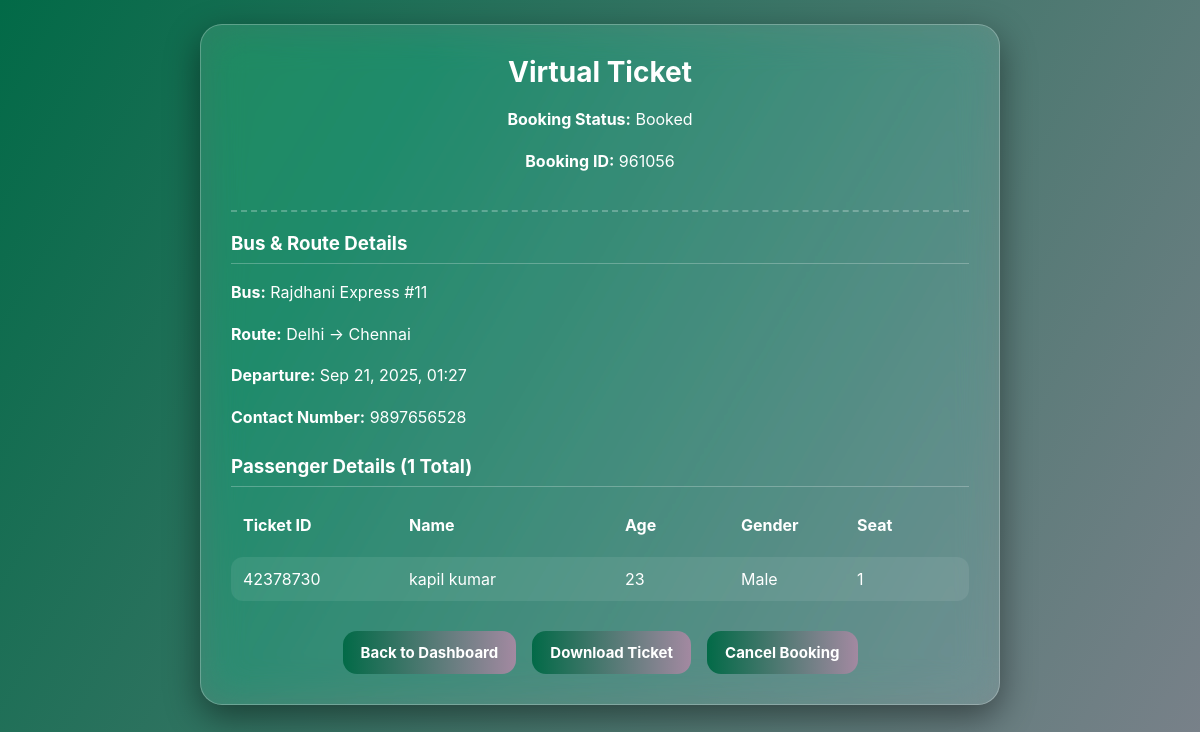
Page /booking/8/ (signed in) on the committed database.
### reservation/models.py (models this page shows, shortened)
class Booking(models.Model):
    ticket_id = models.CharField(max_length=6, unique=True, blank=True, editable=False)
    journey_date = models.DateField(null=True, blank=True)
    user = models.ForeignKey(CustomUser, on_delete=models.CASCADE, related_name='bookings')
    bus = models.ForeignKey(Bus, on_delete=models.CASCADE, related_name='bookings')
    phone_number = models.CharField(max_length=15)
    num_passengers = models.PositiveIntegerField()
    total_cost = models.DecimalField(max_digits=10, decimal_places=2)
    booking_time = models.DateTimeField(auto_now_add=True)
    status = models.CharField(max_length=20, choices=[('Booked', 'Booked'), ('Cancelled', 'Cancelled'), ('Pending', 'Pending')], default='Pending')

class Bus(models.Model):
    name = models.CharField(max_length=100)
    source = models.CharField(max_length=100)
    destination = models.CharField(max_length=100)
    departure_time = models.DateTimeField()
    total_seats = models.PositiveIntegerField()
    available_seats = models.PositiveIntegerField()
    ticket_price = models.DecimalField(max_digits=10, decimal_places=2)

class Passenger(models.Model):
    seat_number = models.CharField(max_length=10, null=True, blank=True)
    ticket_id = models.CharField(max_length=8, unique=True, blank=True, editable=False)
    booking = models.ForeignKey(Booking, on_delete=models.CASCADE, related_name='passengers')
    name = models.CharField(max_length=100)
    age = models.PositiveIntegerField()
    GENDER_CHOICES = [('Male', 'Male'), ('Female', 'Female'), ('Other', 'Other')]
    gender = models.CharField(max_length=10, choices=GENDER_CHOICES)

### reservation/views.py (the view)
# urls.py: path('booking/<int:booking_id>/', views.booking_detail_view, name='booking_detail'),
@login_required
def booking_detail_view(request, booking_id):
    booking = get_object_or_404(Booking, id=booking_id, user=request.user)
    passengers = booking.passengers.all()
    return render(request, 'booking_detail.html', {'booking': booking, 'passengers': passengers})

### reservation/templates/booking_detail.html (shortened to what this page needs)
{% extends "base.html" %}
{% block content %}
<div class="grid-center">
    <div class="card ticket-card">
        <div class="ticket-header">
            <h1>Virtual Ticket</h1>
            <p><strong>Booking Status:</strong> <span class="pill">{{ booking.status }}</span></p>
            <p><strong>Booking ID:</strong> {{ booking.ticket_id }}</p>
        </div>
        <div class="ticket-body">
            <h3>Bus & Route Details</h3>
            <p><strong>Bus:</strong> {{ booking.bus.name }}</p>
            <p><strong>Route:</strong> {{ booking.bus.source }} → {{ booking.bus.destination }}</p>
            <p><strong>Departure:</strong> {{ booking.bus.departure_time|date:"M d, Y, H:i" }}</p>
            <p><strong>Contact Number:</strong> {{ booking.phone_number }}</p>
            <h3 style="margin-top: 24px;">Passenger Details ({{ booking.num_passengers }} Total)</h3>
            <div class="passenger-list">
                <div class="passenger-item header">
                    <div>Ticket ID</div>
                    <div>Name</div>
                    <div>Age</div>
                    <div>Gender</div>
                    <div>Seat</div>
                </div>
                {% for passenger in passengers %}
                <div class="passenger-item">
                    <div>{{ passenger.ticket_id }}</div>
                    <div>{{ passenger.name }}</div>
                    <div>{{ passenger.age }}</div>
                    <div>{{ passenger.gender }}</div>
                    <div>{{ passenger.seat_number }}</div>
                </div>
                {% empty %}
                <p>No passenger details found for this booking.</p>
                {% endfor %}
            </div>
        </div>
        <div class="actions">
            <a href="{% url 'index' %}" class="btn">Back to Dashboard</a>
            <a href="{% url 'download_ticket' booking.id %}" class="btn">Download Ticket</a>
            {% if booking.status == 'Booked' %}
            <a class="btn cancel" href="{% url 'cancel_booking' booking.id %}">Cancel Booking</a>
            {% endif %}
        </div>
    </div>
</div>
{% endblock %}

### reservation/templates/base.html (style rules this page uses)
:root { --g1:#026a47; --g2:#a389a1; --g3:#3c2a0b; --g4:#ec4899; --card-bg:rgba(255,255,255,.12); --card-brd:rgba(255,255,255,.25); --white:#fff; --radius:22px; --shadow:0 12px 35px rgba(0,0,0,.45); --table-brd:rgba(255,255,255,.2); }
* { box-sizing:border-box }
html,body { height:100%; margin:0; }
body { font-family:'Inter', system-ui, sans-serif; color:var(--white); background: linear-gradient(120deg,var(--g1),var(--g2),var(--g3),var(--g4)); background-size:400% 400%; animation:gradientMove 14s ease infinite; background-attachment:fixed; }
.btn { display:inline-block; cursor:pointer; text-decoration:none; border:none; border-radius:14px; padding:12px 18px; font-weight:700; font-size:15px; color:#fff; background:linear-gradient(90deg,var(--g1),var(--g2),var(--g3),var(--g4)); background-size:300% 100%; transition:background-position .5s ease, transform .08s ease; }
.card { backdrop-filter:blur(20px) saturate(160%); -webkit-backdrop-filter:blur(20px) saturate(160%); background:var(--card-bg); border:1px solid var(--card-brd); border-radius:var(--radius); box-shadow:var(--shadow); padding:30px; animation:fadeInUp 1s ease-in-out; }
h1,h2,h3 { margin:0 0 18px; font-weight:700; text-align:center; }
h1 { font-size:28px; }
p { line-height:1.6; margin:0 0 16px; }
a { color:var(--white); text-decoration:underline; }

### reservation/templates/booking_detail.html (style rules this page uses)
.grid-center { display: grid; place-items: center; padding: 24px; }
.ticket-card { width: 100%; max-width: 800px; text-align: center; }
.ticket-header { border-bottom: 2px dashed var(--card-brd); padding-bottom: 20px; margin-bottom: 20px; }
.ticket-body { text-align: left; }
.ticket-body h3 { text-align: left; border-bottom: 1px solid var(--card-brd); padding-bottom: 8px; margin-bottom: 16px; }
.passenger-list { list-style: none; padding: 0; }
.passenger-item { display: grid; grid-template-columns: 1.5fr 2fr 1fr 1fr 1fr; gap: 16px; background: rgba(255,255,255,0.08); padding: 12px; border-radius: 12px; margin-bottom: 10px; align-items: center; }
.passenger-item.header { background: none; font-weight: bold; }
.actions { margin-top: 30px; display: flex; justify-content: center; gap: 16px; }

### rows in the picture
Booking: status "Booked", ticket_id "961056", bus.name "Rajdhani Express #11", bus.source "Delhi", bus.destination "Chennai", bus.departure_time "Sep 21, 2025, 01:27", phone_number "9897656528", num_passengers "1"
Passenger: ticket_id "42378730", name "kapil kumar", age "23", gender "Male", seat_number "1"
